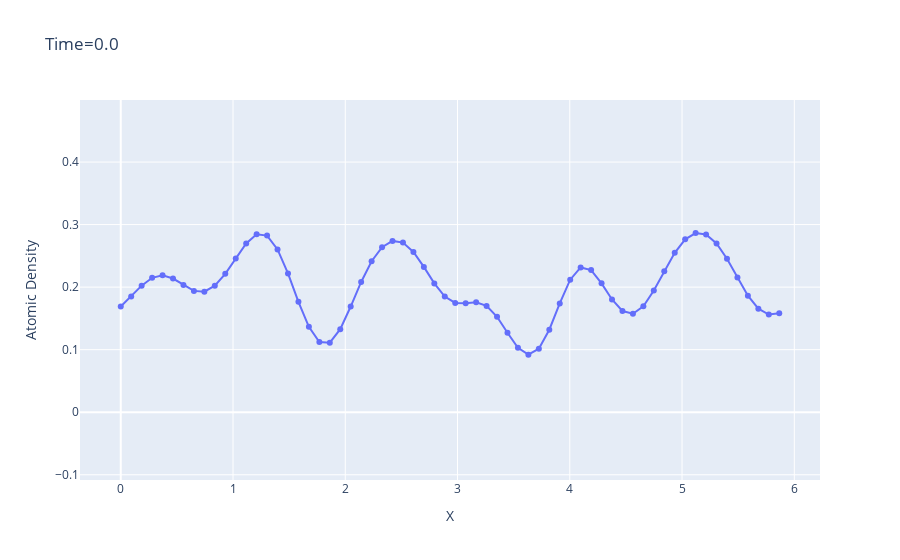
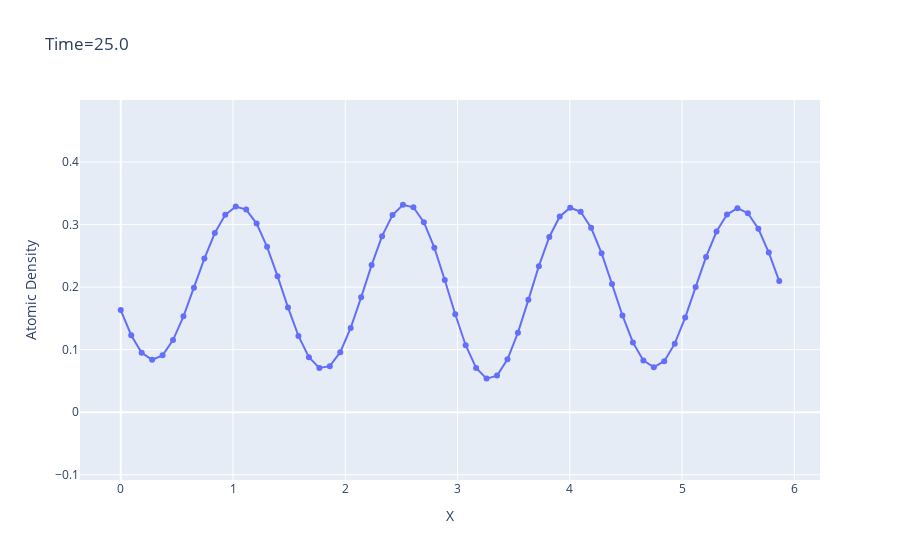
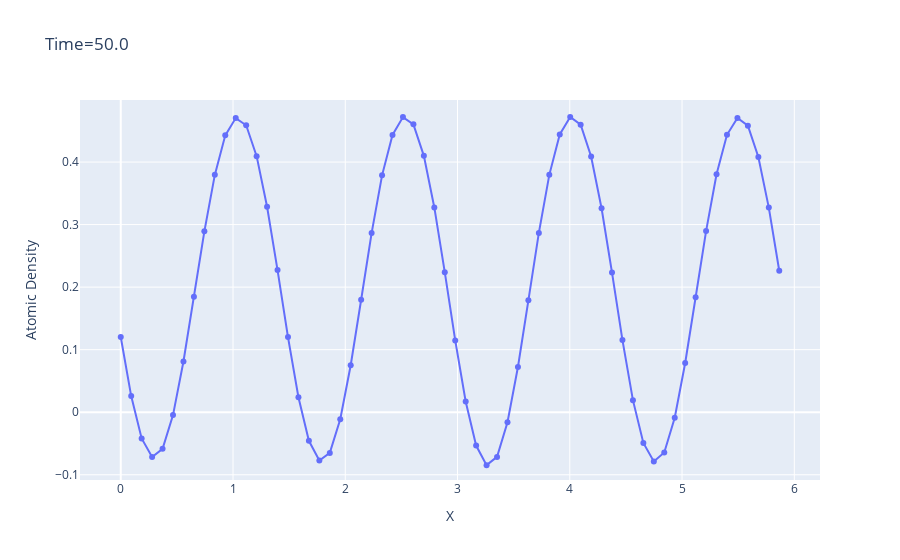
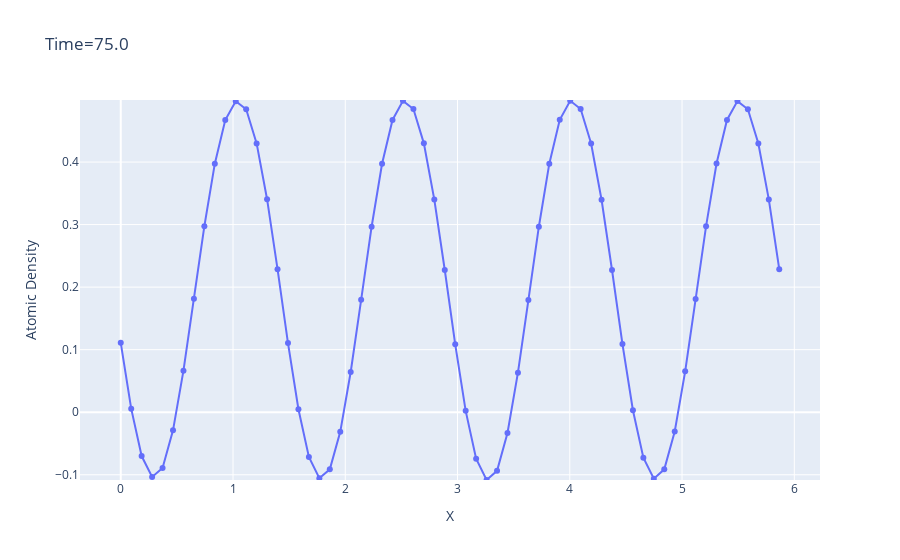

Notebook source saved alongside these figures, in order:
### Code cell
import plotly.express as px

mArraySam = np.floor(np.linspace(0, mTotal - 1, 5)).astype(np.int)
tArraySam = tArray[mArraySam]
# Limit
idxLast = mArray[-1]
dataLast = data[:, idxLast]
ylim = [np.min(dataLast), np.max(dataLast)]
#
for m in mArraySam:
    t = tArray[m]
    fig = px.line(x=x, y=data[:, m], title=f"Time={t}", markers=True)
    fig.update_layout(
        xaxis_title="X", yaxis_title="Atomic Density", yaxis=dict(range=ylim)
    )

    fig.show()
